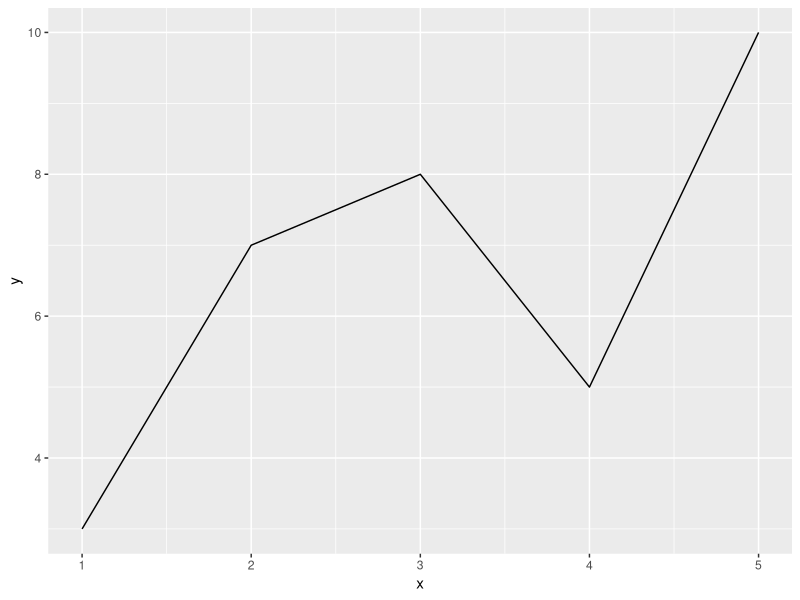

The R source for this figure:
#Create a line plot connecting points using ggplot and geom_line().
library(ggplot2)
x <- c(1, 2, 3, 4, 5)
y <- c(3, 7, 8, 5, 10)
data <- data.frame(x, y)
ggplot(data, aes(x = x, y = y)) +
  geom_line()
